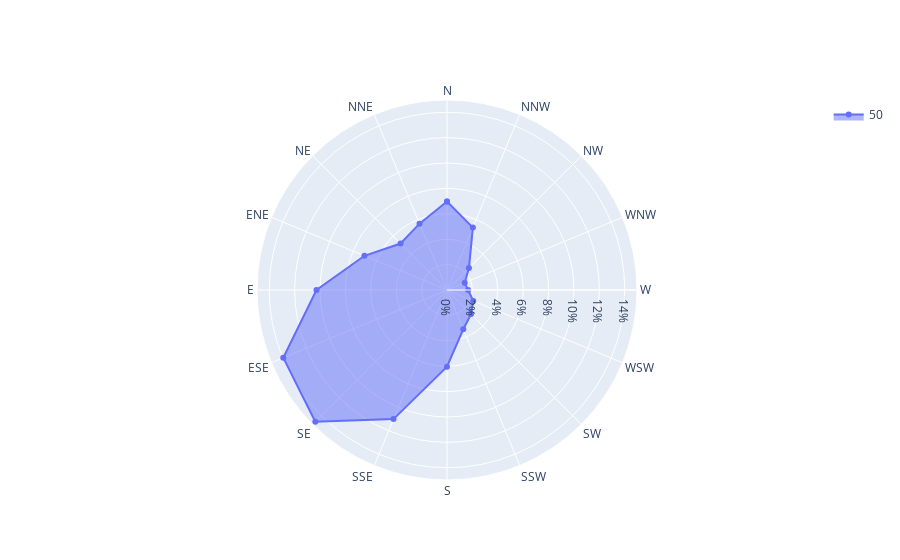

The notebook cell this image was saved under:
### Code cell
figure4.show()

### Figure 1 — Plotly figure (JSON) as saved in the notebook; plotly's stock layout.template omitted (floating-point values rounded to 4 significant figures)
{"data": [{"fill": "toself", "name": "50", "r": [6.966, 5.654, 5.175, 7.038, 10.28, 13.96, 14.67, 11.01, 6.041, 3.347, 2.683, 2.24, 1.663, 1.511, 2.446, 5.322, 6.966], "theta": ["N", "NNE", "NE", "ENE", "E", "ESE", "SE", "SSE", "S", "SSW", "SW", "WSW", "W", "WNW", "NW", "NNW", "N"], "type": "scatterpolar"}], "layout": {"polar": {"angularaxis": {"rotation": 90}, "radialaxis": {"ticksuffix": "%", "visible": true}}, "showlegend": true}}
